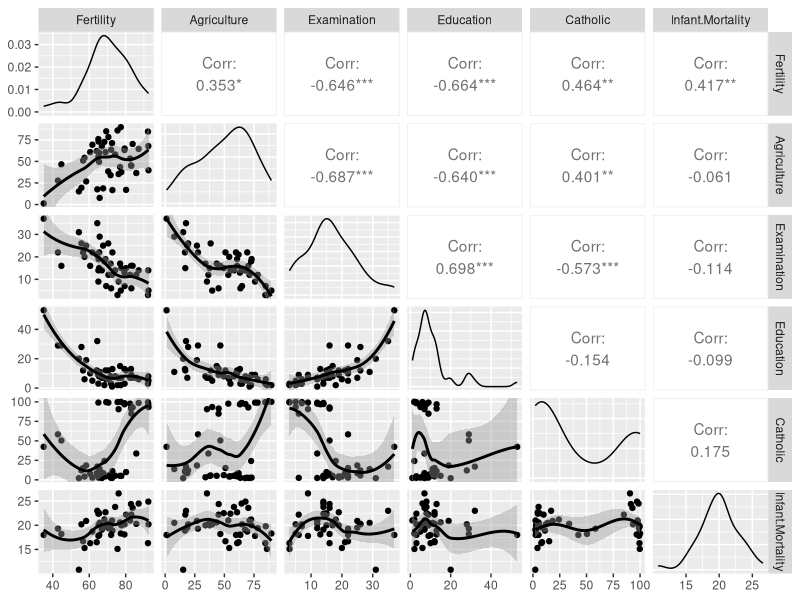
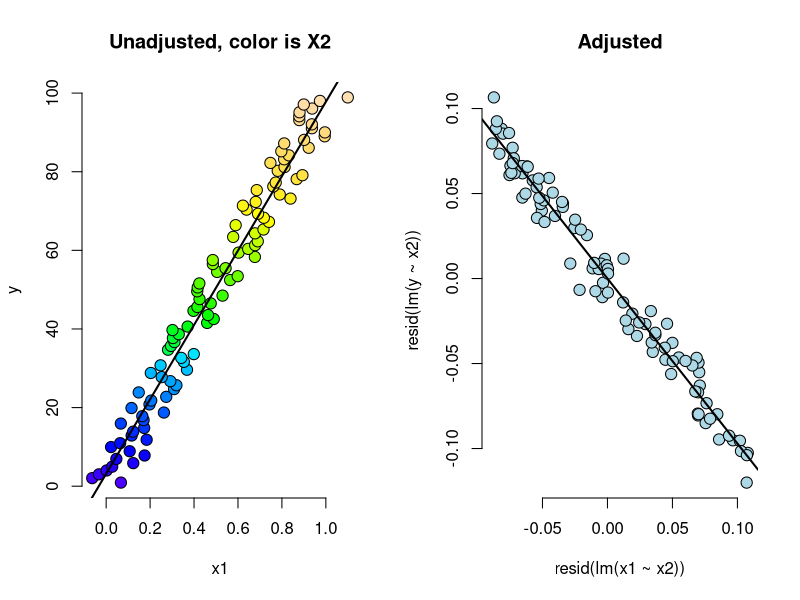
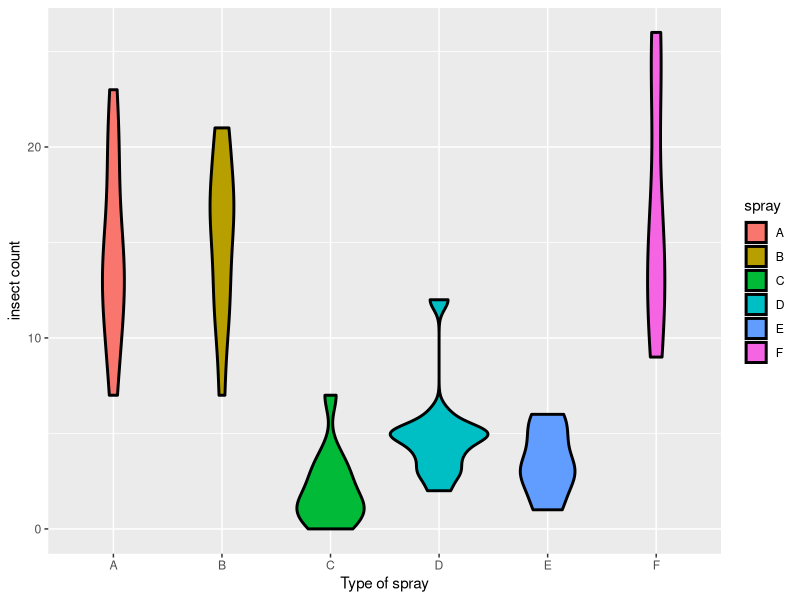

Reproduce these figures in R, in order.
## ---- chunk 1
n = 100
x <- rnorm(n)
x2 <- rnorm(n)
x3 <- rnorm(n)
y <- 1 + x + x2 + x3 + rnorm(n, sd = .1)
ey <- resid(lm(y ~ x2 + x3))
ex <- resid(lm(x ~ x2 + x3))
sum(ey * ex) / sum(ex ^ 2)
coef(lm(ey ~ ex - 1))
coef(lm(y ~ x + x2 + x3))
## ---- chunk 2
require(datasets)
data("swiss")
require(GGally)
require(ggplot2)
ggpairs(swiss, lower = list(continuous = wrap("smooth", method = "loess")))

#fitting all
summary(lm(Fertility~., data = swiss))
summary(lm(Fertility~., data = swiss))$coefficients

#only one result
summary(lm(Fertility~Agriculture, data = swiss))
## ---- chunk 3
n <- 100; x2 <- 1 : n; x1 <- .01 * x2 + runif(n, -.1, .1); y = -x1 + x2 + rnorm(n, sd = .01)
summary(lm(y ~ x1))$coef
summary(lm(y ~ x1 + x2))$coef
## ---- chunk 4
par(mfrow = c(1, 2))
plot(
    x1,
    y,
    pch = 21,
    col = "black",
    bg = topo.colors(n)[x2],
    frame = FALSE,
    cex = 1.5
)
title('Unadjusted, color is X2')
abline(lm(y ~ x1), lwd = 2)
plot(
    resid(lm(x1 ~ x2)),
    resid(lm(y ~ x2)),
    pch = 21,
    col = "black",
    bg = "lightblue",
    frame = FALSE,
    cex = 1.5
)
title('Adjusted')
abline(0, coef(lm(y ~ x1 + x2))[2], lwd = 2)
## ---- chunk 5
require(datasets)
data(InsectSprays)
require(stats)
require(graphics)
ggplot(data = InsectSprays, aes(y = count, x = spray, fill = spray)) +
    geom_violin(colour = "black", size = 1) +
    xlab("Type of spray") + ylab("insect count")
# model
summary(lm(count~spray, data = InsectSprays))
#without intercept
summary(lm(count~spray -1, data = InsectSprays))
## ---- chunk 6
summary(lm(count ~
               I(1 * (spray == 'A')) +
               I(1 * (spray == 'B')) +
               I(1 * (spray == 'D')) +
               I(1 * (spray == 'E')) +
               I(1 * (spray == 'F'))
           , data = InsectSprays))

## ---- chunk 7
spray2 <- relevel(InsectSprays$spray,"C")
summary(lm(count~spray2, data = InsectSprays))
